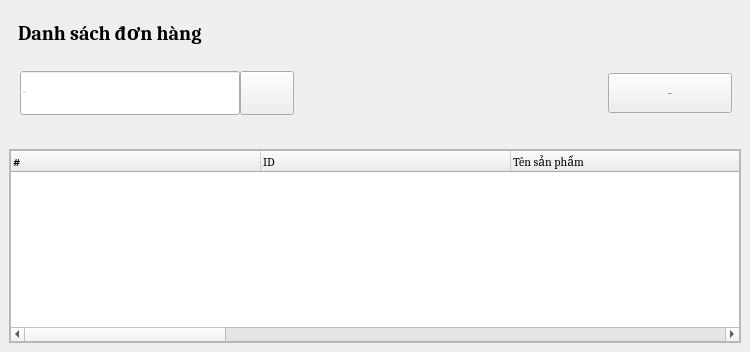
         <widget class="QWidget" name="order_category">
          <layout class="QGridLayout" name="gridLayout_8">
           <property name="leftMargin">
            <number>0</number>
           </property>
           <property name="topMargin">
            <number>0</number>
           </property>
           <property name="rightMargin">
            <number>0</number>
           </property>
           <property name="bottomMargin">
            <number>0</number>
           </property>
           <property name="spacing">
            <number>0</number>
           </property>
           <item row="0" column="0">
            <widget class="QWidget" name="userContainer" native="true">
             <layout class="QGridLayout" name="gridLayout_10">
              <property name="leftMargin">
               <number>0</number>
              </property>
              <property name="topMargin">
               <number>0</number>
              </property>
              <property name="rightMargin">
               <number>0</number>
              </property>
              <property name="bottomMargin">
               <number>0</number>
              </property>
              <item row="0" column="0">
               <widget class="QWidget" name="titleContainer" native="true">
                <property name="minimumSize">
                 <size>
                  <width>0</width>
                  <height>0</height>
                 </size>
                </property>
                <layout class="QGridLayout" name="gridLayout_12">
                 <item row="0" column="0">
                  <widget class="QWidget" name="widget_4" native="true">
                   <layout class="QVBoxLayout" name="verticalLayout_6">
                    <item>
                     <widget class="QLabel" name="label">
                      <property name="font">
                       <font>
                        <family>Cambria</family>
                        <pointsize>15</pointsize>
                        <bold>true</bold>
                       </font>
                      </property>
                      <property name="text">
                       <string>Danh sách đơn hàng</string>
                      </property>
                     </widget>
                    </item>
                   </layout>
                  </widget>
                 </item>
                 <item row="1" column="0">
                  <widget class="QWidget" name="widget_2" native="true">
                   <layout class="QHBoxLayout" name="horizontalLayout_6">
                    <item>
                     <widget class="QWidget" name="searchBoxContainer_4" native="true">
                      <layout class="QHBoxLayout" name="horizontalLayout_5">
                       <property name="spacing">
                        <number>0</number>
                       </property>
                       <property name="leftMargin">
                        <number>0</number>
                       </property>
                       <property name="topMargin">
                        <number>1</number>
                       </property>
                       <property name="rightMargin">
                        <number>0</number>
                       </property>
                       <property name="bottomMargin">
                        <number>1</number>
                       </property>
                       <item>
                        <layout class="QHBoxLayout" name="searchBox">
                         <property name="spacing">
                          <number>0</number>
                         </property>
                         <property name="leftMargin">
                          <number>2</number>
                         </property>
                         <item>
                          <widget class="QLineEdit" name="search_input_order">
                           <property name="minimumSize">
                            <size>
                             <width>220</width>
                             <height>44</height>
                            </size>
                           </property>
                           <property name="font">
                            <font>
                             <family>Cambria</family>
                             <pointsize>-1</pointsize>
                            </font>
                           </property>
                           <property name="placeholderText">
                            <string>Search...</string>
                           </property>
                          </widget>
                         </item>
                         <item>
                          <widget class="QPushButton" name="search_btn_order">
                           <property name="sizePolicy">
                            <sizepolicy hsizetype="Preferred" vsizetype="Preferred">
                             <horstretch>0</horstretch>
                             <verstretch>0</verstretch>
                            </sizepolicy>
                           </property>
                           <property name="minimumSize">
                            <size>
                             <width>54</width>
                             <height>40</height>
                            </size>
                           </property>
                           <property name="maximumSize">
                            <size>
                             <width>40</width>
                             <height>16777215</height>
                            </size>
                           </property>
                           <property name="cursor">
                            <cursorShape>PointingHandCursor</cursorShape>
                           </property>
                           <property name="text">
                            <string/>
                           </property>
                           <property name="icon">
                            <iconset resource="../resource.qrc">
                             <normaloff>:/icon/resources/icon/search-13-48.ico</normaloff>:/icon/resources/icon/search-13-48.ico</iconset>
                           </property>
                          </widget>
                         </item>
                        </layout>
                       </item>
                      </layout>
                     </widget>
                    </item>
                    <item>
                     <spacer name="horizontalSpacer_5">
                      <property name="orientation">
                       <enum>Qt::Horizontal</enum>
                      </property>
                      <property name="sizeHint" stdset="0">
                       <size>
                        <width>308</width>
                        <height>20</height>
                       </size>
                      </property>
                     </spacer>
                    </item>
                    <item>
                     <widget class="QWidget" name="widget_8" native="true">
                      <property name="minimumSize">
                       <size>
                        <width>100</width>
                        <height>0</height>
                       </size>
                      </property>
                      <layout class="QVBoxLayout" name="verticalLayout_12">
                       <property name="spacing">
                        <number>0</number>
                       </property>
                       <property name="leftMargin">
                        <number>0</number>
                       </property>
                       <property name="topMargin">
                        <number>0</number>
                       </property>
                       <property name="rightMargin">
                        <number>0</number>
                       </property>
                       <property name="bottomMargin">
                        <number>0</number>
                       </property>
                       <item>
                        <widget class="QPushButton" name="btn_add_order">
                         <property name="minimumSize">
                          <size>
                           <width>124</width>
                           <height>40</height>
                          </size>
                         </property>
                         <property name="font">
                          <font>
                           <family>Cambria</family>
                           <pointsize>-1</pointsize>
                          </font>
                         </property>
                         <property name="cursor">
                          <cursorShape>PointingHandCursor</cursorShape>
                         </property>
                         <property name="text">
                          <string>Thêm mới</string>
                         </property>
                         <property name="icon">
                          <iconset resource="../resource.qrc">
                           <normaloff>:/icon/resources/icon/plus-solid.svg</normaloff>:/icon/resources/icon/plus-solid.svg</iconset>
                         </property>
                         <property name="autoRepeatInterval">
                          <number>100</number>
                         </property>
                        </widget>
                       </item>
                      </layout>
                     </widget>
                    </item>
                   </layout>
                  </widget>
                 </item>
                </layout>
               </widget>
              </item>
              <item row="1" column="0">
               <widget class="QWidget" name="tableContainer" native="true">
                <property name="sizePolicy">
                 <sizepolicy hsizetype="Preferred" vsizetype="Preferred">
                  <horstretch>0</horstretch>
                  <verstretch>0</verstretch>
                 </sizepolicy>
                </property>
                <layout class="QGridLayout" name="gridLayout_11">
                 <item row="0" column="0">
                  <widget class="QFrame" name="tableUserContainer">
                   <property name="frameShape">
                    <enum>QFrame::StyledPanel</enum>
                   </property>
                   <property name="frameShadow">
                    <enum>QFrame::Raised</enum>
                   </property>
                   <layout class="QGridLayout" name="gridLayout_9">
                    <property name="leftMargin">
                     <number>0</number>
                    </property>
                    <property name="topMargin">
                     <number>0</number>
                    </property>
                    <property name="rightMargin">
                     <number>0</number>
                    </property>
                    <property name="bottomMargin">
                     <number>0</number>
                    </property>
                    <property name="spacing">
                     <number>0</number>
                    </property>
                    <item row="0" column="0">
                     <widget class="QTableWidget" name="table_order">
                      <property name="enabled">
                       <bool>true</bool>
                      </property>
                      <property name="sizePolicy">
                       <sizepolicy hsizetype="Expanding" vsizetype="Expanding">
                        <horstretch>0</horstretch>
                        <verstretch>0</verstretch>
                       </sizepolicy>
                      </property>
                      <property name="font">
                       <font>
                        <family>Cambria</family>
                       </font>
                      </property>
                      <property name="cursor" stdset="0">
                       <cursorShape>PointingHandCursor</cursorShape>
                      </property>
                      <property name="focusPolicy">
                       <enum>Qt::NoFocus</enum>
                      </property>
                      <property name="acceptDrops">
                       <bool>false</bool>
                      </property>
                      <property name="frameShape">
                       <enum>QFrame::StyledPanel</enum>
                      </property>
                      <property name="frameShadow">
                       <enum>QFrame::Sunken</enum>
                      </property>
                      <property name="horizontalScrollBarPolicy">
                       <enum>Qt::ScrollBarAsNeeded</enum>
                      </property>
                      <property name="sizeAdjustPolicy">
                       <enum>QAbstractScrollArea::AdjustIgnored</enum>
                      </property>
                      <property name="autoScroll">
                       <bool>true</bool>
                      </property>
                      <property name="showDropIndicator" stdset="0">
                       <bool>true</bool>
                      </property>
                      <property name="dragEnabled">
                       <bool>false</bool>
                      </property>
                      <property name="alternatingRowColors">
                       <bool>false</bool>
                      </property>
                      <property name="selectionMode">
                       <enum>QAbstractItemView::SingleSelection</enum>
                      </property>
                      <property name="selectionBehavior">
                       <enum>QAbstractItemView::SelectRows</enum>
                      </property>
                      <property name="iconSize">
                       <size>
                        <width>0</width>
                        <height>0</height>
                       </size>
                      </property>
                      <property name="textElideMode">
                       <enum>Qt::ElideRight</enum>
                      </property>
                      <property name="verticalScrollMode">
                       <enum>QAbstractItemView::ScrollPerItem</enum>
                      </property>
                      <property name="horizontalScrollMode">
                       <enum>QAbstractItemView::ScrollPerItem</enum>
                      </property>
                      <property name="showGrid">
                       <bool>false</bool>
                      </property>
                      <property name="gridStyle">
                       <enum>Qt::NoPen</enum>
                      </property>
                      <property name="sortingEnabled">
                       <bool>false</bool>
                      </property>
                      <property name="rowCount">
                       <number>0</number>
                      </property>
                      <property name="columnCount">
                       <number>7</number>
                      </property>
                      <attribute name="horizontalHeaderVisible">
                       <bool>true</bool>
                      </attribute>
                      <attribute name="horizontalHeaderCascadingSectionResizes">
                       <bool>false</bool>
                      </attribute>
                      <attribute name="horizontalHeaderMinimumSectionSize">
                       <number>57</number>
                      </attribute>
                      <attribute name="horizontalHeaderDefaultSectionSize">
                       <number>250</number>
                      </attribute>
                      <attribute name="horizontalHeaderHighlightSections">
                       <bool>true</bool>
                      </attribute>
                      <attribute name="horizontalHeaderShowSortIndicator" stdset="0">
                       <bool>false</bool>
                      </attribute>
                      <attribute name="horizontalHeaderStretchLastSection">
                       <bool>true</bool>
                      </attribute>
                      <attribute name="verticalHeaderVisible">
                       <bool>false</bool>
                      </attribute>
                      <attribute name="verticalHeaderCascadingSectionResizes">
                       <bool>false</bool>
                      </attribute>
                      <attribute name="verticalHeaderMinimumSectionSize">
                       <number>21</number>
                      </attribute>
                      <attribute name="verticalHeaderDefaultSectionSize">
                       <number>40</number>
                      </attribute>
                      <attribute name="verticalHeaderHighlightSections">
                       <bool>true</bool>
                      </attribute>
                      <attribute name="verticalHeaderShowSortIndicator" stdset="0">
                       <bool>false</bool>
                      </attribute>
                      <attribute name="verticalHeaderStretchLastSection">
                       <bool>false</bool>
                      </attribute>
                      <column>
                       <property name="text">
                        <string>#</string>
                       </property>
                       <property name="font">
                        <font>
                         <bold>true</bold>
                        </font>
                       </property>
                       <property name="textAlignment">
                        <set>AlignLeading|AlignVCenter</set>
                       </property>
                      </column>
                      <column>
                       <property name="text">
                        <string>ID</string>
                       </property>
                       <property name="font">
                        <font>
                         <family>Cambria</family>
                        </font>
                       </property>
                       <property name="textAlignment">
                        <set>AlignLeading|AlignVCenter</set>
                       </property>
                      </column>
                      <column>
                       <property name="text">
                        <string>Tên sản phẩm</string>
                       </property>
                       <property name="font">
                        <font>
                         <family>Cambria</family>
                        </font>
                       </property>
                       <property name="textAlignment">
                        <set>AlignLeading|AlignVCenter</set>
                       </property>
                      </column>
                      <column>
                       <property name="text">
                        <string>Hình ảnh</string>
                       </property>
                       <property name="font">
                        <font>
                         <family>Cambria</family>
                        </font>
                       </property>
                       <property name="textAlignment">
                        <set>AlignLeading|AlignVCenter</set>
                       </property>
                      </column>
                      <column>
                       <property name="text">
                        <string>Giá</string>
                       </property>
                       <property name="font">
                        <font>
                         <family>Cambria</family>
                        </font>
                       </property>
                       <property name="textAlignment">
                        <set>AlignLeading|AlignVCenter</set>
                       </property>
                      </column>
                      <column>
                       <property name="text">
                        <string>Ngày sản xuất</string>
                       </property>
                       <property name="font">
                        <font>
                         <family>Cambria</family>
                        </font>
                       </property>
                       <property name="textAlignment">
                        <set>AlignLeading|AlignVCenter</set>
                       </property>
                      </column>
                      <column>
                       <property name="text">
                        <string>Thao tác</string>
                       </property>
                       <property name="font">
                        <font>
                         <family>Cambria</family>
                        </font>
                       </property>
                       <property name="textAlignment">
                        <set>AlignLeading|AlignVCenter</set>
                       </property>
                      </column>
                     </widget>
                    </item>
                   </layout>
                  </widget>
                 </item>
                </layout>
               </widget>
              </item>
             </layout>
            </widget>
           </item>
          </layout>
         </widget>
